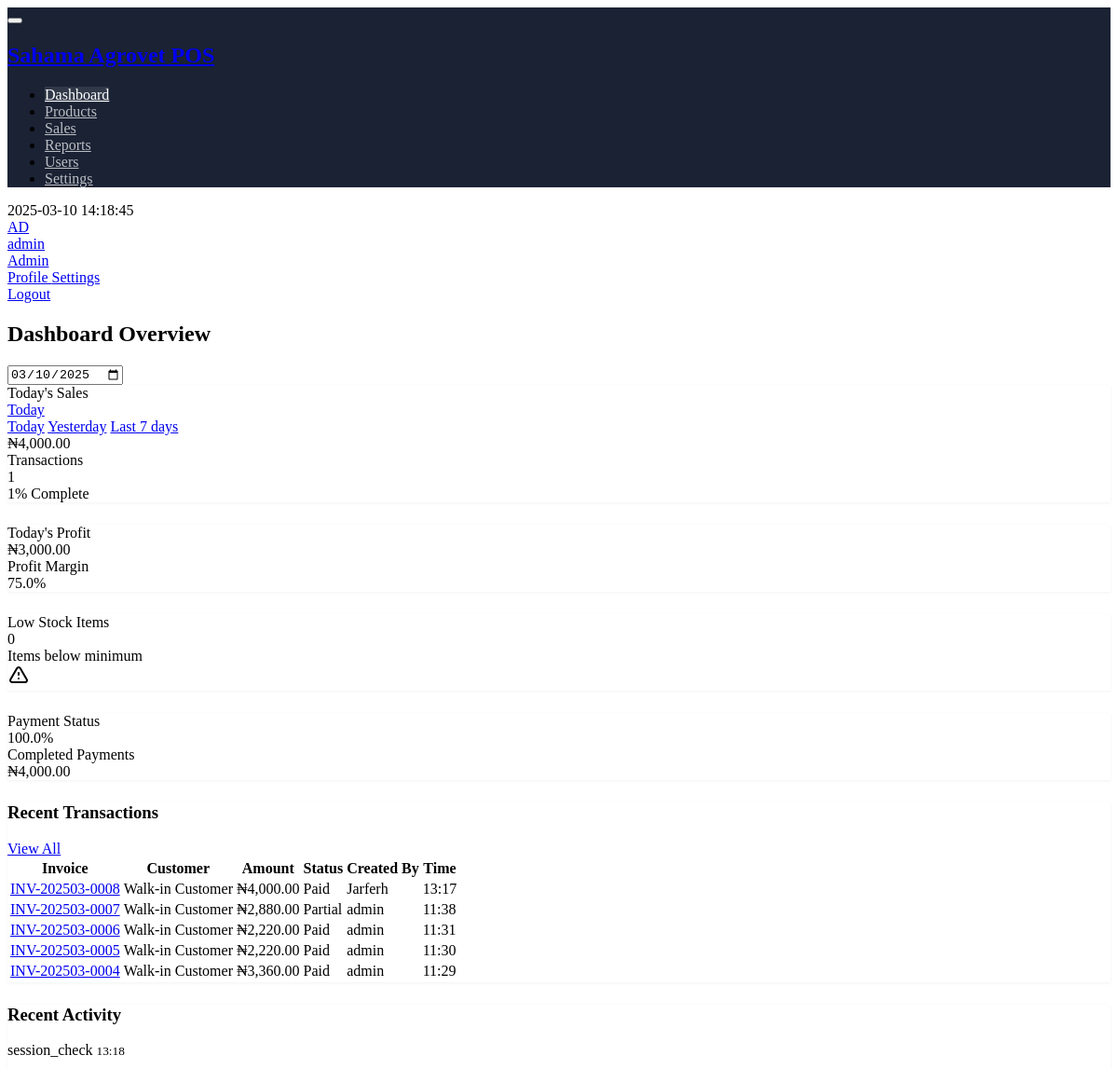
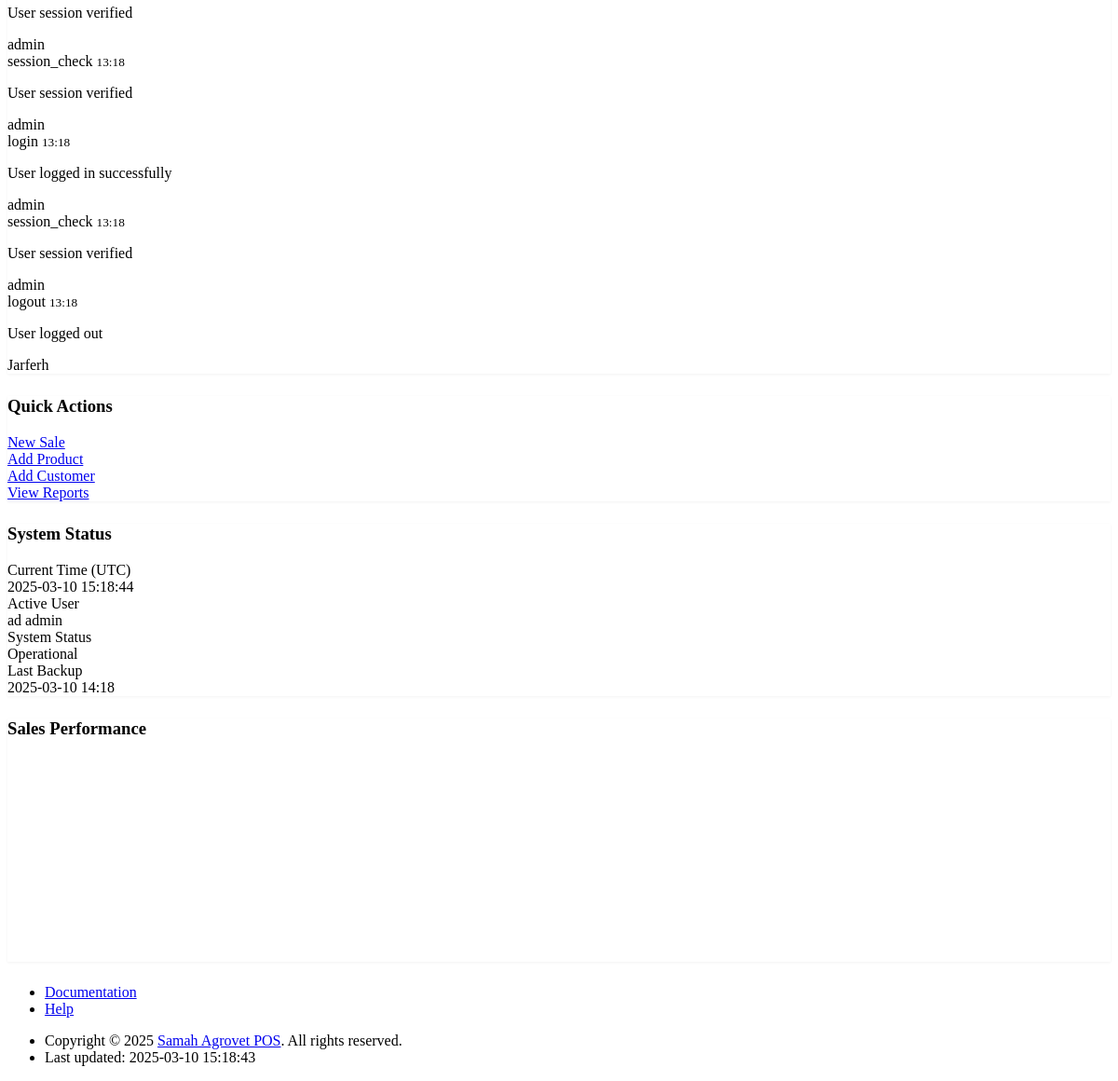
Screenshot of /index.php (signed in) with the database file from the repository (2 pictures, top to bottom).
### tables this page shows
CREATE TABLE `sales` (
  `id` int(11) NOT NULL,
  `invoice_number` varchar(50) NOT NULL,
  `customer_id` int(11) DEFAULT NULL,
  `total_amount` decimal(10,2) NOT NULL DEFAULT 0.00,
  `amount_paid` decimal(10,2) NOT NULL DEFAULT 0.00,
  `payment_status` enum('pending','partial','paid') NOT NULL DEFAULT 'pending',
  `payment_method` enum('cash','card','transfer') DEFAULT 'cash',
  `notes` text DEFAULT NULL,
  `created_by` int(11) DEFAULT NULL,
  `created_at` timestamp NOT NULL DEFAULT current_timestamp(),
  `updated_at` timestamp NOT NULL DEFAULT current_timestamp() ON UPDATE current_timestamp()
);

CREATE TABLE `users` (
  `id` int(11) NOT NULL,
  `username` varchar(50) NOT NULL,
  `password` varchar(255) NOT NULL,
  `full_name` varchar(100) NOT NULL,
  `email` varchar(100) DEFAULT NULL,
  `role` enum('admin','manager','cashier','accountant') NOT NULL,
  `status` enum('active','inactive') DEFAULT 'active',
  `created_at` timestamp NOT NULL DEFAULT current_timestamp(),
  `updated_at` timestamp NOT NULL DEFAULT current_timestamp() ON UPDATE current_timestamp(),
  `role_id` int(11) DEFAULT NULL,
  `last_login` timestamp NULL DEFAULT NULL,
  `created_by` int(11) DEFAULT NULL
);

CREATE TABLE `activity_log` (
  `id` int(11) NOT NULL,
  `user_id` int(11) DEFAULT NULL,
  `action` varchar(50) DEFAULT NULL,
  `description` text DEFAULT NULL,
  `ip_address` varchar(45) DEFAULT NULL,
  `created_at` timestamp NOT NULL DEFAULT current_timestamp()
);

### index.php (the view, shortened to what the rows shown need)
<?php
try {
    $db = Database::getInstance()->getConnection();
    $recentSales = [];
    $activities = [];
    $recentStmt = $db->prepare("
        SELECT
            s.*,
            c.name as customer_name,
            u.username as created_by_user
        FROM sales s
        LEFT JOIN customers c ON s.customer_id = c.id
        LEFT JOIN users u ON s.created_by = u.id
        ORDER BY s.created_at DESC
        LIMIT 5
    ");
    $recentStmt->execute();
    $recentSales = $recentStmt->fetchAll(PDO::FETCH_ASSOC);
    $activityStmt = $db->prepare("
        SELECT
            al.*,
            u.username
        FROM activity_log al
        LEFT JOIN users u ON al.user_id = u.id
        ORDER BY al.created_at DESC
        LIMIT 5
    ");
    $activityStmt->execute();
    $activities = $activityStmt->fetchAll(PDO::FETCH_ASSOC);
} catch(PDOException $e) {
    error_log($e->getMessage());
    $todaySales = ['count' => 0, 'total' => 0, 'paid_amount' => 0];
    $todayProfit = ['total_profit' => 0];
    $lowStock = ['count' => 0];
    $recentSales = [];
    $activities = [];
}
include 'templates/header.php';
?>
<div class="page-wrapper">
    <div class="page-header d-print-none">
        <div class="container-xl">
            <div class="row g-2 align-items-center">
                <div class="col">
                    <h2 class="page-title">
                        Dashboard Overview
                    </h2>
                </div>
            </div>
        </div>
    </div>
    <div class="page-body">
        <div class="container-xl">
            <div class="row">
                <div class="col-lg-8">
                    <div class="card mb-4">
                        <div class="card-body p-0">
                            <div class="table-responsive">
                                <table class="table table-vcenter card-table">
                                    <thead>
                                        <tr>
                                            <th>Invoice</th>
                                            <th>Customer</th>
                                            <th>Amount</th>
                                            <th>Status</th>
                                            <th>Created By</th>
                                            <th>Time</th>
                                        </tr>
                                    </thead>
                                    <tbody>
                                        <?php foreach ($recentSales as $sale): ?>
                                        <tr>
                                            <td>
                                                <a href="sale_details.php?id=<?= $sale['id'] ?>" class="text-reset">
                                                    <?= htmlspecialchars($sale['invoice_number']) ?>
                                                </a>
                                            </td>
                                            <td><?= htmlspecialchars($sale['customer_name'] ?? 'Walk-in Customer') ?></td>
                                            <td>₦<?= number_format($sale['total_amount'], 2) ?></td>
                                            <td>
                                                <?php
                                                $statusClass = match($sale['payment_status']) {
                                                    'paid' => 'success',
                                                    'partial' => 'warning',
                                                    default => 'danger'
                                                };
                                                ?>
                                                <span class="badge bg-<?= $statusClass ?>-lt">
                                                    <?= ucfirst($sale['payment_status']) ?>
                                                </span>
                                            </td>
                                            <td><?= htmlspecialchars($sale['created_by_user']) ?></td>
                                            <td class="text-muted">
                                                <?= date('H:i', strtotime($sale['created_at'])) ?>
                                            </td>
                                        </tr>
                                        <?php endforeach; ?>
                                    </tbody>
                                </table>
                            </div>
                        </div>
                    </div>
                    <div class="card">
                        <div class="card-body">
                            <div class="timeline">
                                <?php foreach ($activities as $activity): ?>
                                <div class="timeline-item">
                                    <div class="timeline-content">
                                        <div class="d-flex align-items-center justify-content-between mb-1">
                                            <span class="fw-bold"><?= htmlspecialchars($activity['action']) ?></span>
                                            <small class="text-muted"><?= date('H:i', strtotime($activity['created_at'])) ?></small>
                                        </div>
                                        <p class="text-muted mb-1"><?= htmlspecialchars($activity['description']) ?></p>
                                        <span class="badge bg-primary-lt">
                                            <?= htmlspecialchars($activity['username']) ?>
                                        </span>
                                    </div>
                                </div>
                                <?php endforeach; ?>
                            </div>
                        </div>
                    </div>
                </div>
            </div>
        </div>
    </div>
</div>
<?php include 'templates/footer.php'; ?>

### rows the page displays
sales: invoice_number "INV-202503-0008", customer_name "Walk-in Customer", total_amount "4,000.00", payment_status "Paid", created_by.username "Jarferh", created_at "13:17"
sales: invoice_number "INV-202503-0007", customer_name "Walk-in Customer", total_amount "2,880.00", payment_status "Partial", created_by.username "admin", created_at "11:38"
sales: invoice_number "INV-202503-0006", customer_name "Walk-in Customer", total_amount "2,220.00", payment_status "Paid", created_by.username "admin", created_at "11:31"
sales: invoice_number "INV-202503-0005", customer_name "Walk-in Customer", total_amount "2,220.00", payment_status "Paid", created_by.username "admin", created_at "11:30"
sales: invoice_number "INV-202503-0004", customer_name "Walk-in Customer", total_amount "3,360.00", payment_status "Paid", created_by.username "admin", created_at "11:29"
activity_log: action "session_check", created_at "13:18", description "User session verified", user.username "admin"
activity_log: action "session_check", created_at "13:18", description "User session verified", user.username "admin"
activity_log: action "login", created_at "13:18", description "User logged in successfully", user.username "admin"
activity_log: action "session_check", created_at "13:18", description "User session verified", user.username "admin"
activity_log: action "logout", created_at "13:18", description "User logged out", user.username "Jarferh"

### other values shown
$menuItem['title'] "Dashboard"
$menuItem['title'] "Products"
$menuItem['title'] "Sales"
$menuItem['title'] "Reports"
$menuItem['title'] "Users"
$menuItem['title'] "Settings"
substr($_SESSION['username'], 0, 2) "AD"
$_SESSION['username'] "admin"
$_SESSION['role'] "Admin"
$todaySales['total'] "4,000.00"
$todaySales['count'] "1"
$todayProfit['total_profit'] "3,000.00"
$lowStock['count'] "0"
$todaySales['paid_amount'] "4,000.00"
substr($CURRENT_USER, 0, 2) "ad"
